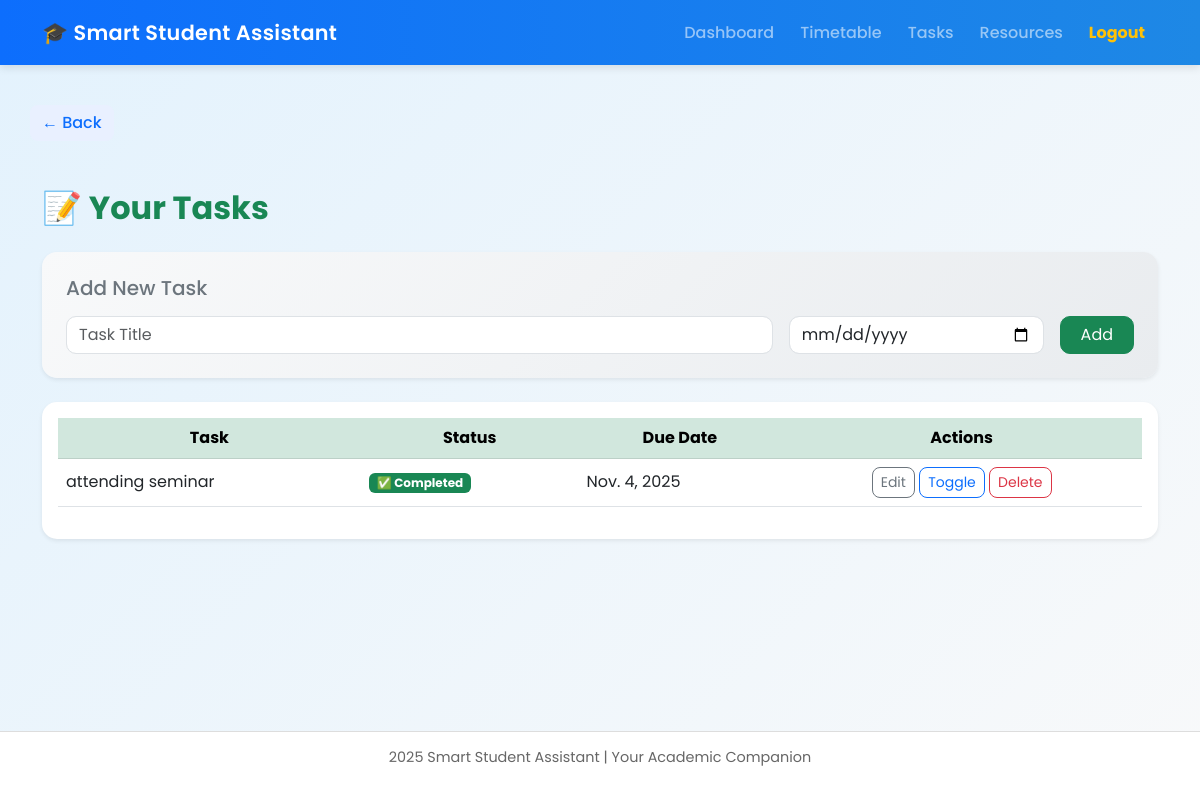
Page /tasks/ (signed in) on the committed database.
### core/models.py (models this page shows, shortened)
class Task(models.Model):
    user = models.ForeignKey(User, on_delete=models.CASCADE)
    title = models.CharField(max_length=200)
    due_date = models.DateField(null=True, blank=True)
    completed = models.BooleanField(default=False)
    created_on = models.DateTimeField(auto_now_add=True)

### core/views.py (the view)
@login_required
def tasks(request):
    if request.method == "POST":
        title = request.POST.get("title")
        due_date = request.POST.get("due_date")
        if title:
            Task.objects.create(user=request.user, title=title, due_date=due_date)
        return redirect('tasks')
    user_tasks = Task.objects.filter(user=request.user).order_by('due_date')
    return render(request, 'core/tasks.html', {'tasks': user_tasks})

### core/templates/core/tasks.html (shortened to what this page needs)
{% extends 'core/base.html' %}
{% block content %}
<div class="container mt-5">
  <h2 class="fw-bold text-success mb-4">📝 Your Tasks</h2>
  <div class="card p-4 shadow-sm mb-4" style="border-radius: 15px; background: linear-gradient(135deg, #f8f9fa, #e9ecef);">
    <h5 class="text-secondary mb-3">Add New Task</h5>
    <form method="POST">
      <div class="row g-3">
        <div class="col-md-8">
          <input type="text" name="title" placeholder="Task Title" class="form-control" style="border-radius: 10px;" required>
        </div>
        <div class="col-md-3">
          <input type="date" name="due_date" class="form-control" style="border-radius: 10px;">
        </div>
        <div class="col-md-1">
          <button type="submit" class="btn btn-success w-100" style="border-radius: 10px;">Add</button>
        </div>
      </div>
    </form>
  </div>
  <div class="card shadow-sm p-3" style="border-radius: 15px;">
    {% if tasks %}
      <table class="table table-hover align-middle">
        <thead class="table-success text-center" style="border-radius: 10px;">
          <tr>
            <th>Task</th>
            <th>Status</th>
            <th>Due Date</th>
            <th>Actions</th>
          </tr>
        </thead>
        <tbody>
          {% for task in tasks %}
          <tr style="border-radius: 10px;">
            <td>{{ task.title }}</td>
            <td>
              {% if task.completed %}
                <span class="badge bg-success">✅ Completed</span>
              {% else %}
                <span class="badge bg-warning text-dark">⏳ Pending</span>
              {% endif %}
            </td>
            <td>{{ task.due_date|default:"-" }}</td>
            <td class="text-center">
              <a href="{% url 'task_edit' task.id %}" class="btn btn-outline-secondary btn-sm" style="border-radius: 8px;">Edit</a>
              <a href="{% url 'task_toggle' task.id %}" class="btn btn-outline-primary btn-sm" style="border-radius: 8px;">Toggle</a>
              <a href="{% url 'delete_task' task.id %}" class="btn btn-outline-danger btn-sm" style="border-radius: 8px;">Delete</a>
            </td>
          </tr>
          {% endfor %}
        </tbody>
      </table>
    {% else %}
      <div class="alert alert-warning text-center m-3" style="border-radius: 10px;">
        No tasks yet — add one above!
      </div>
    {% endif %}
  </div>
</div>
{% endblock %}

### core/templates/core/base.html (style rules this page uses)
body { background: linear-gradient(135deg, #e3f2fd, #f8f9fa); font-family: 'Poppins', sans-serif; color: #333; min-height: 100vh; display: flex; flex-direction: column; }
.card { border: none; border-radius: 15px; box-shadow: 0 6px 20px rgba(0, 0, 0, 0.08); background: #fff; transition: all 0.3s ease-in-out; }

### rows in the picture
Task: title "attending seminar", completed "✅ Completed", due_date "Nov. 4, 2025"
